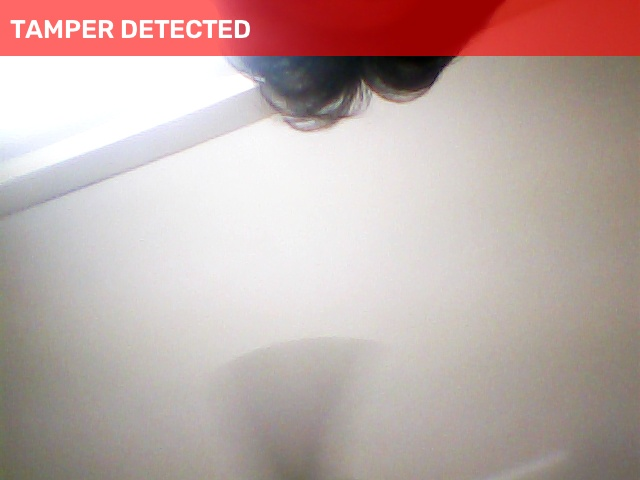
#> input picture tamper_frames/tamper_1792820703.jpg, 640 x 480 px
$ python -i CameraTamperingDetector.py   (imports and definitions only)   (older library calls are emulated)
#> lines starting #> are read from the running program, lines starting #| are printed output that depends on the picture
import os
import time
import cv2
import numpy as np


class CameraTamperDetector:
    def __init__(
        self,
        similarity_threshold=0.70,
        black_mean_threshold=35,
        white_mean_threshold=220,
        covered_std_threshold=15.0,
        defocus_ratio_threshold=0.20,    # lower = less sensitive to blur
        defocus_similarity_max=0.65,     # lower = less sensitive to blur
        tamper_confirm_frames=60,        # higher = less sensitive (~2 s at 30 fps)
        black_white_confirm_frames=45,
        warmup_frames=45,
        shift_threshold_px=45,           # higher = less sensitive to camera movement
        view_changed_ratio=0.60,         # higher = less sensitive to scene change
        output_dir="tamper_frames",
    ):
        self.similarity_threshold = similarity_threshold
        self.black_mean_threshold = black_mean_threshold
        self.white_mean_threshold = white_mean_threshold
        self.covered_std_threshold = covered_std_threshold
        self.defocus_ratio_threshold = defocus_ratio_threshold
        self.defocus_similarity_max = defocus_similarity_max
        self.tamper_confirm_frames = tamper_confirm_frames
        self.black_white_confirm_frames = black_white_confirm_frames
        self.warmup_frames = warmup_frames
        self.shift_threshold_px = shift_threshold_px
        self.view_changed_ratio = view_changed_ratio
        self.output_dir = output_dir

        os.makedirs(output_dir, exist_ok=True)

        # ORB for camera movement
        self.orb = cv2.ORB_create(nfeatures=1000)
        self.baseline_keypoints = None
        self.baseline_descriptors = None

        self.baseline_gray = None
        self.baseline_histogram = None
        self.baseline_laplacian_var = None

        self.frame_count = 0
        self.tamper_count = 0
        self.black_count = 0
        self.white_count = 0
        self.tamper_event_count = 0
        self.currently_tampered = False

    @staticmethod
    def get_histogram(frame):
        hsv = cv2.cvtColor(frame, cv2.COLOR_BGR2HSV)
        hist = cv2.calcHist([hsv], [0, 1], None, [50, 60], [0, 180, 0, 256])
        cv2.normalize(hist, hist)
        return hist.flatten()

    # [8 lines left out: function similarity, not called in this run]

    @staticmethod
    def laplacian_variance(gray):
        return float(cv2.Laplacian(gray, cv2.CV_64F).var())

    def set_baseline(self, frame):
        self.baseline_gray = cv2.cvtColor(frame, cv2.COLOR_BGR2GRAY)
        self.baseline_histogram = self.get_histogram(frame)
        self.baseline_laplacian_var = self.laplacian_variance(self.baseline_gray)

        self.baseline_keypoints, self.baseline_descriptors = self.orb.detectAndCompute(
            self.baseline_gray, None
        )

        self.tamper_count = 0
        self.black_count = 0
        self.white_count = 0
        self.currently_tampered = False

    # [204 lines left out: functions process_frame, main, not called in this run]


# [2 lines not run here, left out]

>>> import cv2
>>> picture = cv2.imread('tamper_frames/tamper_1792820703.jpg')
#> picture is the input picture: shape (480, 640, 3); mean B, G, R 167.4, 170.7, 192
>>> result = CameraTamperDetector().set_baseline(picture)
#> in set_baseline, `self.baseline_gray = cv2.cvtColor(frame, cv2.COLOR_BGR2GRAY)`:
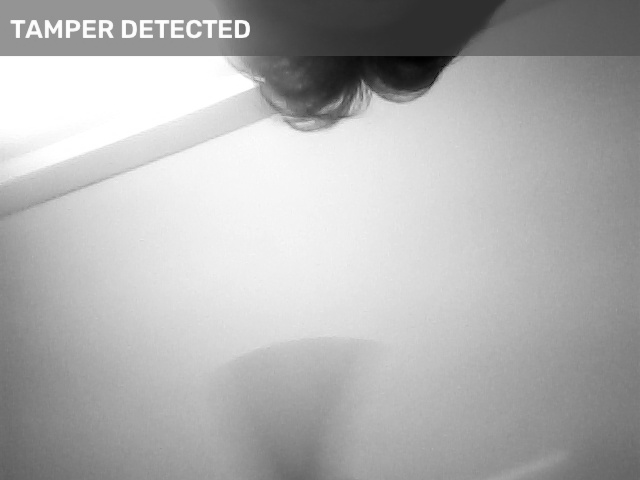
#> self.baseline_gray: shape (480, 640); min 0, max 255, mean 176.7
#> in get_histogram, `hsv = cv2.cvtColor(frame, cv2.COLOR_BGR2HSV)`: hsv: shape (480, 640, 3); mean H, S, V 41.9, 37.5, 192.8
#> in get_histogram, `hist = cv2.calcHist([hsv], [0, 1], None, [50, 60], [0, 180, 0, 256])`:
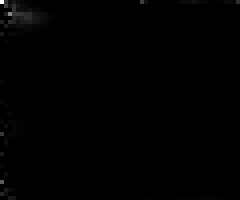
#> hist: shape (50, 60) float32 (shown 4 times larger); min 0, max 26675, mean 102.4; drawn with min black and max white
#> in set_baseline, `self.baseline_histogram = self.get_histogram(frame)`: self.baseline_histogram = 3000 values, max 0.643 at index 0, min 0 at index 60, mean 0.00247
#> in set_baseline, `self.baseline_laplacian_var = self.laplacian_variance(self.baseline_gr..`: self.baseline_laplacian_var = 98.3
#> in set_baseline, `self.baseline_keypoints, self.baseline_descriptors = self.orb.detectAn..`: self.baseline_keypoints = 245 keypoints; strongest (x, y, size): (236, 36, 31), (230, 36, 31), (239, 33, 31), (244, 33, 31)
